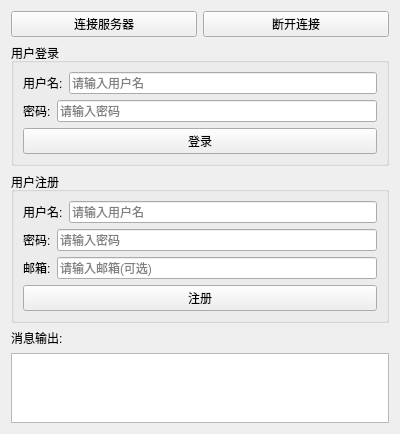
<?xml version="1.0" encoding="UTF-8"?>
<ui version="4.0">
 <class>TestClient</class>
 <widget class="QWidget" name="TestClient">
  <property name="geometry">
   <rect>
    <x>0</x>
    <y>0</y>
    <width>400</width>
    <height>400</height>
   </rect>
  </property>
  <property name="windowTitle">
   <string>航班客户端</string>
  </property>
  <layout class="QVBoxLayout" name="verticalLayout">
   <item>
    <layout class="QHBoxLayout" name="horizontalLayout">
     <item>
      <widget class="QPushButton" name="connectButton">
       <property name="text">
        <string>连接服务器</string>
       </property>
      </widget>
     </item>
     <item>
      <widget class="QPushButton" name="disconnectButton">
       <property name="text">
        <string>断开连接</string>
       </property>
      </widget>
     </item>
    </layout>
   </item>

   <!-- 登录区域 -->
   <item>
    <widget class="QGroupBox" name="loginGroup">
     <property name="title">
      <string>用户登录</string>
     </property>
     <layout class="QVBoxLayout" name="verticalLayout_2">
      <item>
       <layout class="QHBoxLayout" name="horizontalLayout_2">
        <item>
         <widget class="QLabel" name="usernameLabel">
          <property name="text">
           <string>用户名:</string>
          </property>
         </widget>
        </item>
        <item>
         <widget class="QLineEdit" name="usernameEdit">
          <property name="placeholderText">
           <string>请输入用户名</string>
          </property>
         </widget>
        </item>
       </layout>
      </item>
      <item>
       <layout class="QHBoxLayout" name="horizontalLayout_3">
        <item>
         <widget class="QLabel" name="passwordLabel">
          <property name="text">
           <string>密码:</string>
          </property>
         </widget>
        </item>
        <item>
         <widget class="QLineEdit" name="passwordEdit">
          <property name="echoMode">
           <enum>QLineEdit::Password</enum>
          </property>
          <property name="placeholderText">
           <string>请输入密码</string>
          </property>
         </widget>
        </item>
       </layout>
      </item>
      <item>
       <widget class="QPushButton" name="loginButton">
        <property name="text">
         <string>登录</string>
        </property>
       </widget>
      </item>
     </layout>
    </widget>
   </item>

   <!-- 注册区域 -->
   <item>
    <widget class="QGroupBox" name="registerGroup">
     <property name="title">
      <string>用户注册</string>
     </property>
     <layout class="QVBoxLayout" name="verticalLayout_3">
      <item>
       <layout class="QHBoxLayout" name="horizontalLayout_4">
        <item>
         <widget class="QLabel" name="regUsernameLabel">
          <property name="text">
           <string>用户名:</string>
          </property>
         </widget>
        </item>
        <item>
         <widget class="QLineEdit" name="regUsernameEdit">
          <property name="placeholderText">
           <string>请输入用户名</string>
          </property>
         </widget>
        </item>
       </layout>
      </item>
      <item>
       <layout class="QHBoxLayout" name="horizontalLayout_5">
        <item>
         <widget class="QLabel" name="regPasswordLabel">
          <property name="text">
           <string>密码:</string>
          </property>
         </widget>
        </item>
        <item>
         <widget class="QLineEdit" name="regPasswordEdit">
          <property name="echoMode">
           <enum>QLineEdit::Password</enum>
          </property>
          <property name="placeholderText">
           <string>请输入密码</string>
          </property>
         </widget>
        </item>
       </layout>
      </item>
      <item>
       <layout class="QHBoxLayout" name="horizontalLayout_6">
        <item>
         <widget class="QLabel" name="emailLabel">
          <property name="text">
           <string>邮箱:</string>
          </property>
         </widget>
        </item>
        <item>
         <widget class="QLineEdit" name="emailEdit">
          <property name="placeholderText">
           <string>请输入邮箱(可选)</string>
          </property>
         </widget>
        </item>
       </layout>
      </item>
      <item>
       <widget class="QPushButton" name="registerButton">
        <property name="text">
         <string>注册</string>
        </property>
       </widget>
      </item>
     </layout>
    </widget>
   </item>

   <!-- 消息输出 -->
   <item>
    <widget class="QLabel" name="outputLabel">
     <property name="text">
      <string>消息输出:</string>
     </property>
    </widget>
   </item>
   <item>
    <widget class="QTextEdit" name="textEditOutput">
     <property name="readOnly">
      <bool>true</bool>
     </property>
     <property name="maximumHeight">
      <number>100</number>
     </property>
    </widget>
   </item>
  </layout>
 </widget>
 <resources/>
 <connections/>
</ui>
